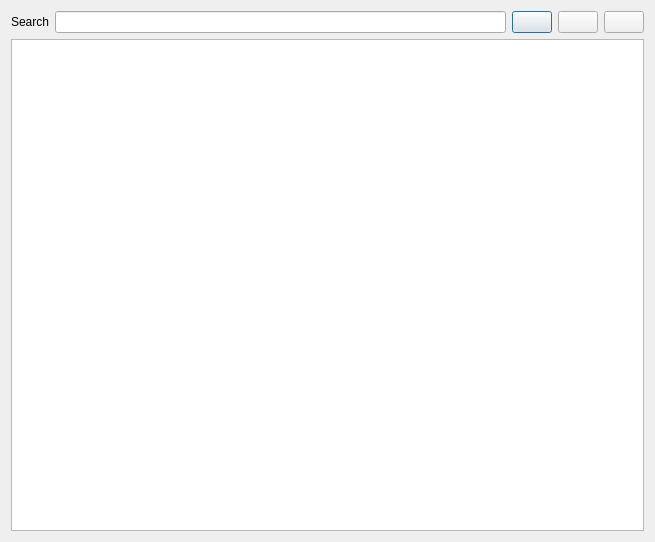
<?xml version="1.0" encoding="UTF-8"?>
<ui version="4.0">
 <class>CFilterDialog</class>
 <widget class="QDialog" name="CFilterDialog">
  <property name="geometry">
   <rect>
    <x>0</x>
    <y>0</y>
    <width>655</width>
    <height>542</height>
   </rect>
  </property>
  <property name="windowTitle">
   <string>Dialog</string>
  </property>
  <layout class="QVBoxLayout" name="verticalLayout">
   <item>
    <widget class="QWidget" name="widget" native="true">
     <layout class="QHBoxLayout" name="horizontalLayout">
      <property name="leftMargin">
       <number>0</number>
      </property>
      <property name="topMargin">
       <number>0</number>
      </property>
      <property name="rightMargin">
       <number>0</number>
      </property>
      <property name="bottomMargin">
       <number>0</number>
      </property>
      <item>
       <widget class="QLabel" name="label">
        <property name="text">
         <string>Search</string>
        </property>
       </widget>
      </item>
      <item>
       <widget class="QLineEdit" name="leSearch"/>
      </item>
      <item>
       <widget class="QPushButton" name="btnRefresh">
        <property name="text">
         <string/>
        </property>
        <property name="icon">
         <iconset resource="../img.qrc">
          <normaloff>:/img/refresh.png</normaloff>:/img/refresh.png</iconset>
        </property>
       </widget>
      </item>
      <item>
       <widget class="QPushButton" name="btnUncheck">
        <property name="text">
         <string/>
        </property>
        <property name="icon">
         <iconset resource="../img.qrc">
          <normaloff>:/img/cancel.png</normaloff>:/img/cancel.png</iconset>
        </property>
       </widget>
      </item>
      <item>
       <widget class="QPushButton" name="btnApply">
        <property name="text">
         <string/>
        </property>
        <property name="icon">
         <iconset resource="../img.qrc">
          <normaloff>:/img/ok.png</normaloff>:/img/ok.png</iconset>
        </property>
       </widget>
      </item>
     </layout>
    </widget>
   </item>
   <item>
    <widget class="QTableWidget" name="tblData">
     <property name="editTriggers">
      <set>QAbstractItemView::NoEditTriggers</set>
     </property>
     <property name="selectionMode">
      <enum>QAbstractItemView::NoSelection</enum>
     </property>
     <attribute name="horizontalHeaderVisible">
      <bool>false</bool>
     </attribute>
    </widget>
   </item>
  </layout>
 </widget>
 <resources>
  <include location="../img.qrc"/>
 </resources>
 <connections/>
</ui>
